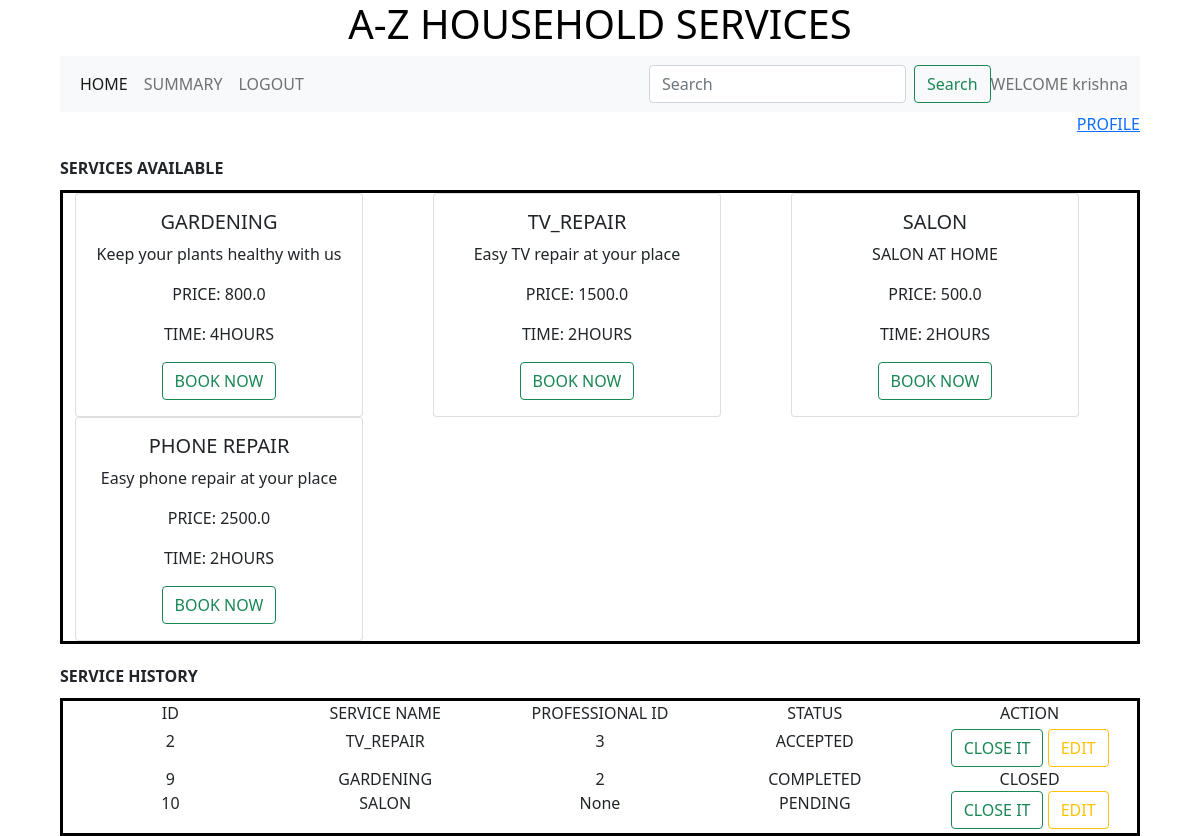
Screenshot of /customer/1 with the database file from the repository.
### backend/models.py (models this page shows)
class Customer(db.Model):
    __tablename__ ="customer"
    id = db.Column(db.Integer,primary_key=True)
    full_name = db.Column(db.String)
    address = db.Column(db.String)
    pincode = db.Column(db.Integer)
    service_requests = db.relationship("Service_request",cascade="all,delete",backref="customer",lazy = True)

class Service(db.Model):
    __tablename__ ="service"
    id = db.Column(db.Integer,primary_key=True)
    name = db.Column(db.String)
    description = db.Column(db.String)
    base_price = db.Column(db.Float)
    time_required = db.Column(db.Integer)
    service_requests = db.relationship("Service_request",cascade="all,delete",backref="service",lazy = True)
    professionals = db.relationship("Professional",cascade="all,delete",backref="service",lazy = True)

class Service_request(db.Model):
    __tablename__ ="service_request"
    id = db.Column(db.Integer,primary_key=True)
    status  = db.Column(db.String,default ="PENDING" )
    date = db.Column(db.DateTime)
    rating = db.Column(db.Integer)
    remark = db.Column(db.String)
    service_id = db.Column(db.Integer, db.ForeignKey("service.id"),nullable = False)
    customer_id = db.Column(db.Integer, db.ForeignKey("customer.id"),nullable = False)
    professtional_id = db.Column(db.Integer, db.ForeignKey("professional.id"))

### backend/controllers.py (the view)
@app.route("/customer/<id>")
def customer_dashboard(id):
    customer = get_customer(id)
    services = get_services()
    services1 = get_services()
    service_requests = Service_request().query.filter_by(customer_id=id).all()
    return render_template("customer_dashboard.html",services=services,customer=customer,id=id,service_requests=service_requests,services1=services1)

### backend/controllers.py (called while the page is built)
def get_services():
    services = Service.query.all()
    return services

def get_customer(id):
    customer = Customer.query.filter_by(id=id).first()
    return customer

### templates/customer_dashboard.html (shortened to what this page needs)
{%extends "customer_layout.html"%}
{%block content%}
                  <div class="mb-3">
                    <div class ="right"><a href ='/customer_profile/{{id}}'>PROFILE</a></div>
                  </div>
                {%if services%}
                <div class ="margin"><b>
                  SERVICES AVAILABLE
                </b></div>
                  <div class ="dashboard">
                    <div class="container text-center">
                      <div class="row">
                        {%for service in services%}
                          <div class="col">
                            <div class="card" style="width: 18rem;">
                              <div class="card-body">
                                <h5 class="card-title">{{service.name}}</h5>
                                <p class="card-text">{{service.description}}</p>
                                <p class="card-text">PRICE: {{service.base_price}}</p>
                                <p class="card-text">TIME: {{service.time_required}}HOURS</p>
                                <form action="/service_request/{{id}}" method ="POST">
                                  <button type = "submit" class="btn btn-outline-success">BOOK NOW</button>
                                </form>
                              </div>
                            </div>
                          </div>
                        {%endfor%}
                      </div>
                    </div>
                  </div>
                {%else%}
                  <h3 class="center">NO SERVICES AVAILABLE</h3>
                {%endif%}
                {%if service_requests%}
                  <div class ="margin"><b>
                    SERVICE HISTORY
                  </b></div>
                  <div class ="dashboard">
                    <div class="container text-center">
                      <div class="row">
                        <div class="col">
                         ID
                        </div>
                        <div class="col">
                          SERVICE NAME
                        </div>
                        <div class="col">
                          PROFESSIONAL ID
                        </div>
                        <div class="col">
                          STATUS
                        </div>
                        <div class="col">
                          ACTION
                        </div>
                      </div>
                    </div>
                    <div class="container text-center">
                      <div class="margin1">
                        {%for service_request in service_requests%}
                          {%for s in services1%}
                            {%if s.id == service_request.service_id%}
                              <div class="row">
                                <div class="col">
                                  {{service_request.id}}
                                </div>
                                <div class="col">
                                  {{s.name}}
                                </div>
                                <div class="col">
                                  {{service_request.professtional_id}}
                                </div>
                                <div class="col">
                                  {{service_request.status}}
                                </div>
                                <div class="col">
                                  {%if service_request.status != "COMPLETED" %}
                                    <a href="/close_service_request/{{id}}/{{service_request.id}}" class="btn btn-outline-success">CLOSE IT</a>
                                    <a href="/edit_service_request/{{id}}/{{service_request.id}}" class="btn btn-outline-warning">EDIT</a>
                                  {%else%}
                                    CLOSED
                                  {%endif%}
                                </div>
                              </div>
                            {%endif%}
                          {%endfor%}
                        {%endfor%}
                      </div>
                    </div>
                  </div>
                {%endif%}
{%endblock%}

### templates/customer_layout.html (shortened to what this page needs)
<!DOCTYPE html>
<html>
    <head>
        <link rel ="stylesheet" href="/static/styles/main.css">
        <link href ="https://cdn.jsdelivr.net/npm/bootstrap@5.0.2/dist/css/bootstrap.min.css" rel="stylesheet">
    </head>
    <body>
        <div class = "my_container">
            <div class ="center"><h1>A-Z HOUSEHOLD SERVICES</h1></div>
            <div class ="my_panel">
                <nav class="navbar navbar-expand-lg navbar-light bg-light">
                    <div class="container-fluid">
                      <div class="collapse navbar-collapse" id="navbarText">
                        <ul class="navbar-nav me-auto mb-2 mb-lg-0">
                          <li class="nav-item">
                            <a class="nav-link active" aria-current="page" href="/customer/{{id}}">HOME</a>
                          </li>
                          <li class="nav-item">
                            <a class="nav-link" href="/customer_summary/{{id}}">SUMMARY</a>
                          </li>
                          <li class="nav-item">
                            <a class="nav-link" href="/login">LOGOUT</a>
                          </li>
                        </ul>
                        <form class="d-flex" method ="POST" action="/search_c/{{id}}">
                          <input class="form-control me-2" type="search" placeholder="Search" aria-label="Search" name ="search_txt" id ="search_txt">
                          <button class="btn btn-outline-success" type="submit">Search</button>
                        </form>
                        <span class="navbar-text">
                          WELCOME {{customer.full_name}}
                        </span>
                      </div>
                    </div>
                </nav>
                 {%block content%}
                 {%endblock%}
            </div>
        </div>
    </body>
</html>

### static/styles/main.css (style rules this page uses)
.my_panel { width: 90%; margin: auto; height: auto; }
.center { text-align: center; margin: auto; color:black }
.right { text-align: right; margin: auto; color:black }
.dashboard { border: solid black }
.margin { margin-top: 20px; margin-bottom: 10px; }
.margin1 { margin-top: 4px; margin-bottom: 4px; }

### rows the page displays
Customer: full_name "krishna"
Service: name "GARDENING", description "Keep your plants healthy with us", base_price "800.0", time_required "4", shows "CLOSED"
Service: name "TV_REPAIR", description "Easy TV repair at your place", base_price "1500.0", time_required "2"
Service: name "SALON", description "SALON AT HOME", base_price "500.0", time_required "2"
Service: name "PHONE REPAIR", description "Easy phone repair at your place", base_price "2500.0", time_required "2"
Service_request: id "2", professtional_id "3", status "ACCEPTED"
Service_request: id "9", professtional_id "2", status "COMPLETED"
Service_request: id "10", professtional_id "None", status "PENDING"
